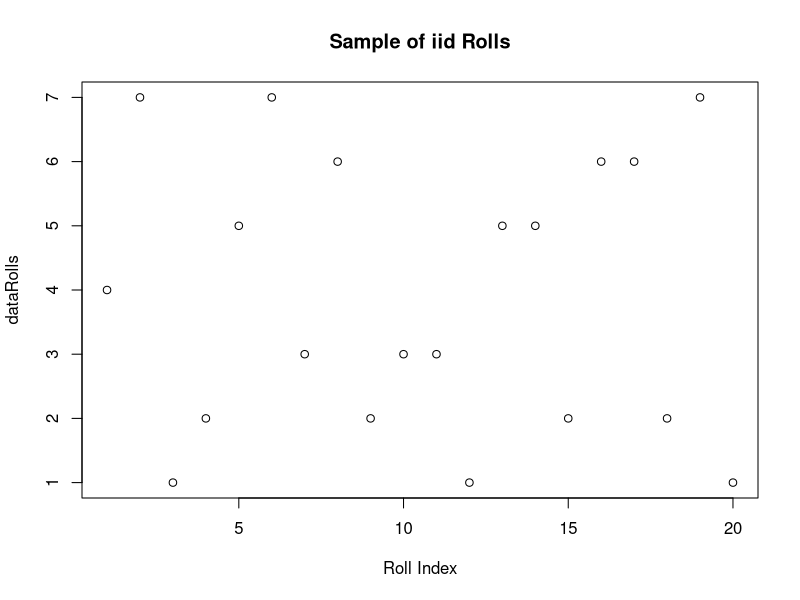
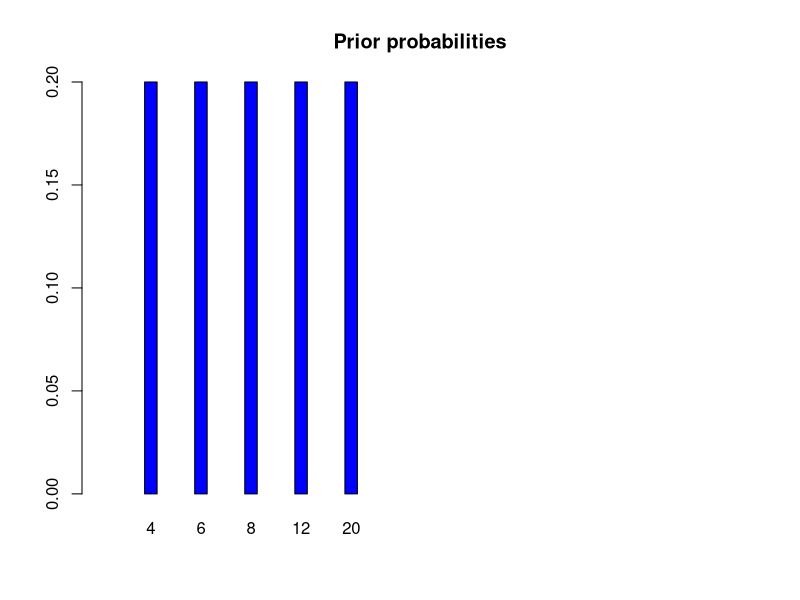
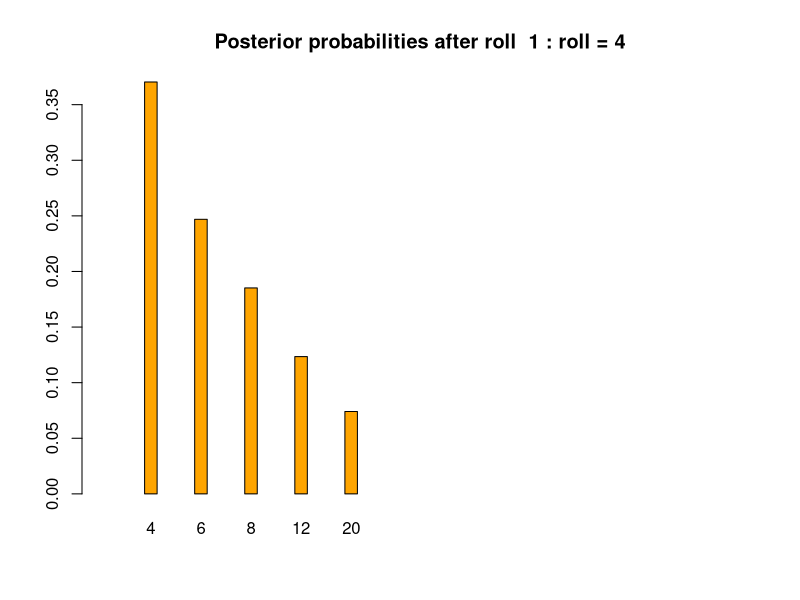
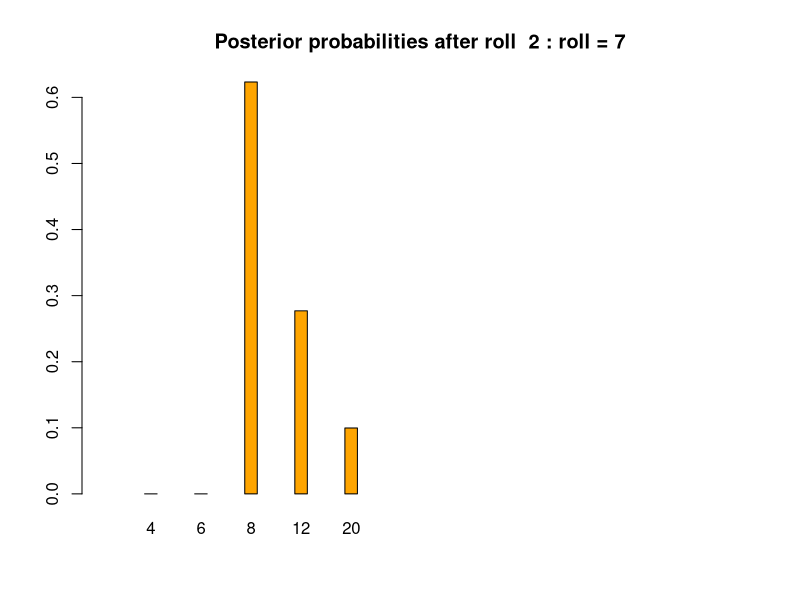
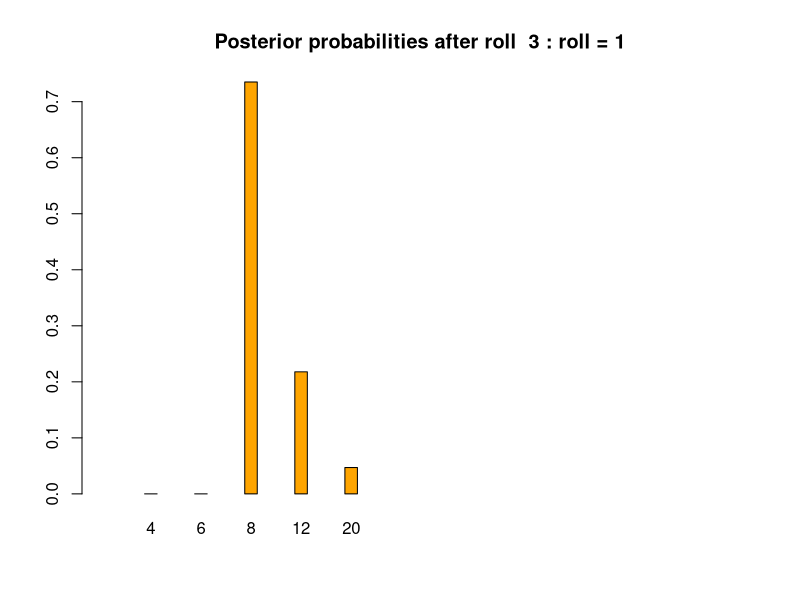
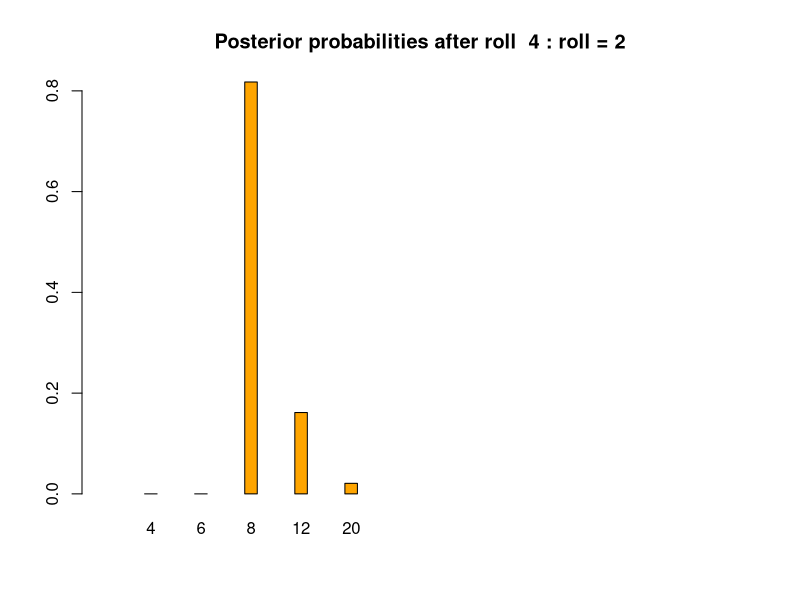
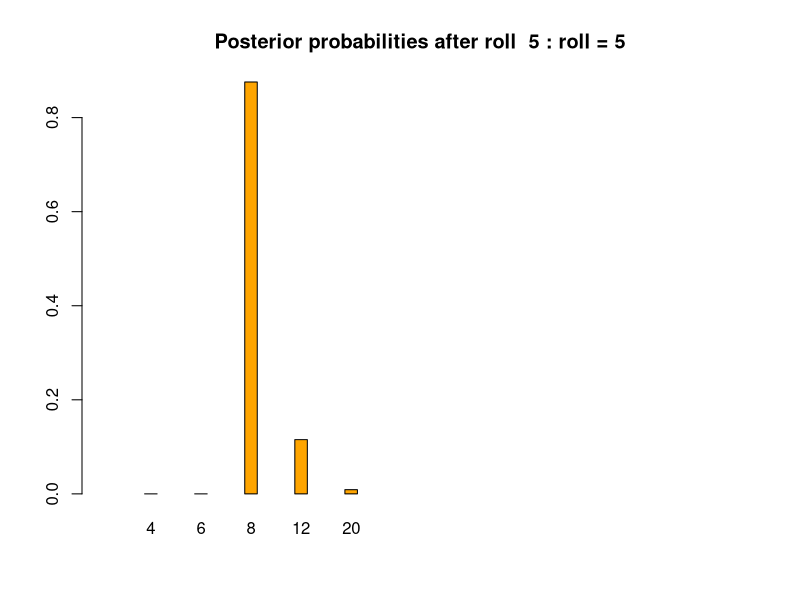
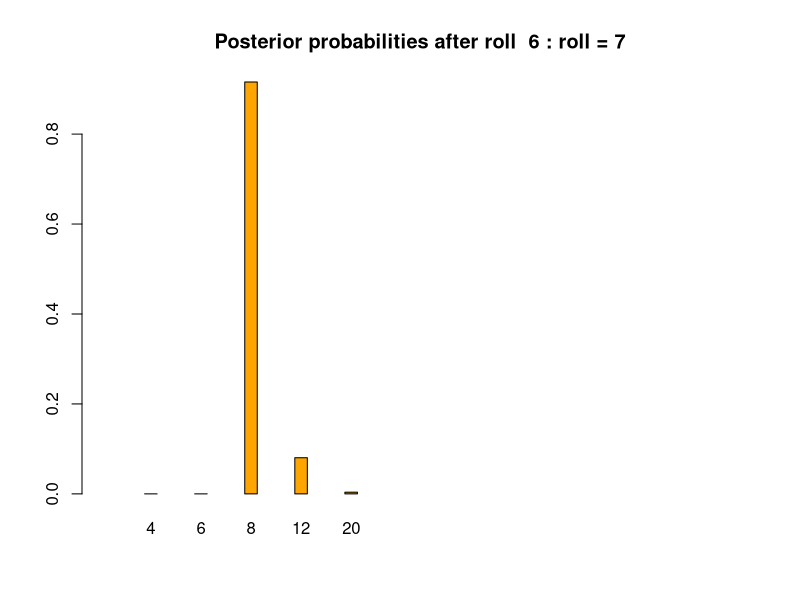

The R source for these figures, in order:
####################################################
# studioBayes-solutions.r

# Solutions to R questions from Studio 5.
#
# The solutions require small modifications of the code from studioBayes.r
# What we did was copy that code and put it into a function so we 
# don't need a separate copy for each question. The arguments of the function
# are all the things we might want to change. If you look at the function
# code you should understand the syntax.

#----------------------------
# Turn the studioBayes.r code into a function
studioBayesFunction = function(dice, prior, likelihoodTable, dataRolls, 
                               showIntermediateResults = TRUE, 
                               isCensoredData = FALSE) {
  # This code does Bayesian updating for the probability a certain die was 
  # chosen from the list of dice.
  # dice = list of dice (hypotheses)
  # prior = prior probabilities on the hypotheses
  # likelihoodTable -- each row is the probability table for a hypothesis
  # dataRolls -- random data for rolling a randomly chosen die
  # showIntermediateResults is a boolean to print tables and draw barplots of 
  #   intermediate posteriors, it defaults to TRUE. Setting it to FALSE can 
  #   significantly speed up the code
  # isCensoredData is a boolean used for problem 3. It says the data has been   
  # 'censored'
  # RED_FLAG: we don't check compatibility between the arguments
  # 1. length(dice) == length(prior) == number of rows of likelihoodTable
  # 2. Allowable data = 1 to number of columns of  likelihoodTable
  
  nrolls = length(dataRolls) 
  
  # It's good practice to just plot the data
  plot(dataRolls, xlab="Roll Index", main="Sample of iid Rolls")
  
  if (showIntermediateResults)
  {
    # Plot the prior
    title = "Prior probabilities"
    barplot(prior, col='blue', width=rep(.1,5),xlim=c(0,5),space=3, 
            names=dice, main=title)
  }
  
  # Create the data frame to hold  our computations
  bayesTable=data.frame(
    dice=dice, 
    prior=NA, 
    likelihood=NA, 
    posterior.prenormalize=NA, 
    posterior.normalized=NA)
  
  # Initialize matrix whose jth column will store 
  # the posterior distribution after updating the jth roll
  # We will use this to make a nifty stacked bar plot at the end
  posteriorMat<-matrix(NA, nrow=length(dice), ncol=nrolls )
  
  #set the first prior
  prior.jroll = prior
  
  # Go throught the updata process for each roll 
  for (jroll in 1:nrolls) {
    x.jroll =dataRolls[jroll]
    
    likelihoodColumn = x.jroll #normally the likelihood column number is the roll
    if (isCensoredData)
    {
      # censored data = 0 corresponds to column 1 in the likelihood table
      # censored data = 1 corresponds to column 2 in the likelihood table
      likelihoodColumn = x.jroll + 1
    }
    likelihood.jroll = likelihoodTable[,likelihoodColumn]
    unnormalizedPosterior.jroll = prior.jroll * likelihood.jroll
    posterior.jroll = unnormalizedPosterior.jroll/sum(unnormalizedPosterior.jroll)
    
    # store the posterior
    posteriorMat[,jroll] = posterior.jroll
    
    if (showIntermediateResults)
    {
      # plot the posterior
      title = paste("Posterior probabilities after roll ", jroll, ": roll =", x.jroll)
      barplot(posterior.jroll, col='orange', width=rep(.1,5),xlim=c(0,5),space=3, 
              names=dice, main=title)
    
      # put the table in our data frame for easy printing
      bayesTable[,"prior"] = prior.jroll
      bayesTable[,"likelihood"] = likelihood.jroll
      bayesTable[,"posterior.prenormalize"] = unnormalizedPosterior.jroll
      bayesTable["posterior.normalized"] = posterior.jroll
    
      title = paste("Bayes table after one roll", jroll, ": roll =", x.jroll)
      print(title)
      print(bayesTable)
    }
    # SET THE PRIOR for the next roll
    prior.jroll = posterior.jroll
    
  }
  
  # stacked barplot of the prior/posterior distributions
  # as a function of the number of rolls
  # (cbind --column bind is a easy way to add columns to a matrix)
  allProbs = cbind(prior,posteriorMat)
  barplot(allProbs,legend.text=paste("Sides",dice,sep=""),
          names.arg=c("0(Prior)",c(1:nrolls)), col=rainbow(length(dice)),
          border=NA)
  title(xlab="Number of Rolls")
  title(main="Stacked Barplot of Posterior (Prior) Probabilities")
  # sub-bar heights equal posterior probabilities
} 

#---------------------------- 
# So we can reuse them we define our standard dice and likelihoodTable here
dice=c(4,6,8,12,20)
# Build likelihood table 5 dice x 20 possible outcomes
v = rep(0,100)
standardLikelihoodTable = matrix(v,nrow=5, ncol=20)
# Make the probabilities (rows) for each die separately. 
# We could have done this in a loop
standardLikelihoodTable[1,1:4] = 1/4    #4 sided die
standardLikelihoodTable[2,1:6] = 1/6    #6 sided die
standardLikelihoodTable[3,1:8] = 1/8    #8 sided die
standardLikelihoodTable[4,1:12] = 1/12  #12 sided die
standardLikelihoodTable[5,1:20] = 1/20  #20 sided die
print(standardLikelihoodTable, digits=3)

#--------------------------- 
# Problem 2a: go through the original example from studioBayes.r
nrolls=20  #roll the die nrolls times
prior=c(.2,.2,.2,.2,.2)

# Choose die according to prior distribution, generate data and call studioBayesFunction
set.seed(1)
randomDie=sample(dice,1,prob=prior)
dataRolls = sample(1:randomDie, size=nrolls, replace=TRUE)
studioBayesFunction(dice, prior, standardLikelihoodTable, dataRolls)

# Problem 2b: Use the same data as above and redo using a new prior
prior=c(.05,.05,.05,.05,.80)  ## NEW PRIOR
studioBayesFunction(dice, prior, standardLikelihoodTable, dataRolls)

# Problem 2d: Redo the simulation generating data from a 20-sided die
nrolls=20  #roll the die nrolls times
prior=c(.2,.2,.2,.2,.2)
set.seed(1)
randomDie = 20  # Set the die to the 20 sided die
dataRolls = sample(1:randomDie, size=nrolls, replace=TRUE)
studioBayesFunction(dice, prior, standardLikelihoodTable, dataRolls)

#---------------------------
# 3. Censored data
dice=c(4,6,8,12,20)

# Build the likelihood table
# We define our censored likelihoodTable here
# Build likelihood table 5 dice x 2 possible outcomes
# column 1 is for censored data = 0 (not a 1), column 2 is for censored data = 1
# To select a column we will have to add 1 to the data value
#  e.g if the data is 0 we want to use column 1.
v = rep(0,10)
censoredLikelihoodTable = matrix(v,nrow=5, ncol=2)
censoredLikelihoodTable[1,] = c(3/4, 1/4)  #4 sided die
censoredLikelihoodTable[2,] = c(5/6, 1/6)  #6 sided die
censoredLikelihoodTable[3,] = c(7/8, 1/8)  #8 sided die
censoredLikelihoodTable[4,] = c(11/12, 1/12)  #12 sided die
censoredLikelihoodTable[5,] = c(19/20, 1/20)  #20 sided die
print(censoredLikelihoodTable, digits=3)

nrolls=20  #roll the die nrolls times
prior=c(.2,.2,.2,.2,.2)

# Choose die according to prior distribution
set.seed(1)
randomDie=sample(dice,1,prob=prior)

# Generate data
dataRolls = sample(1:randomDie, size=nrolls, replace=TRUE)

# Censor data
censoredDataRolls = (dataRolls == 1)  #Booleans are 0 or 1
studioBayesFunction(dice, prior, censoredLikelihoodTable, censoredDataRolls,
                    isCensoredData=TRUE)

# Redo with nrolls = 200
nrolls=200
prior=c(.2,.2,.2,.2,.2)
set.seed(1)
randomDie=sample(dice,1,prob=prior)
dataRolls = sample(1:randomDie, size=nrolls, replace=TRUE)
censoredDataRolls = (dataRolls == 1)  #Booleans are 0 or 1
data = censoredDataRolls
# We set showIntermediateResults to FALSE to speed up the code
studioBayesFunction(dice, prior, censoredLikelihoodTable, censoredDataRolls, 
                    showIntermediateResults=FALSE, isCensoredData=TRUE)

# Redo with nrolls = 2000
nrolls=2000
prior=c(.2,.2,.2,.2,.2)
set.seed(1)
randomDie=sample(dice,1,prob=prior)
dataRolls = sample(1:randomDie, size=nrolls, replace=TRUE)
censoredDataRolls = (dataRolls == 1)  #Booleans are 0 or 1
# We set showIntermediateResults to FALSE to speed up the code
studioBayesFunction(dice, prior, censoredLikelihoodTable, censoredDataRolls,
                    showIntermediateResults=FALSE, isCensoredData=TRUE)
